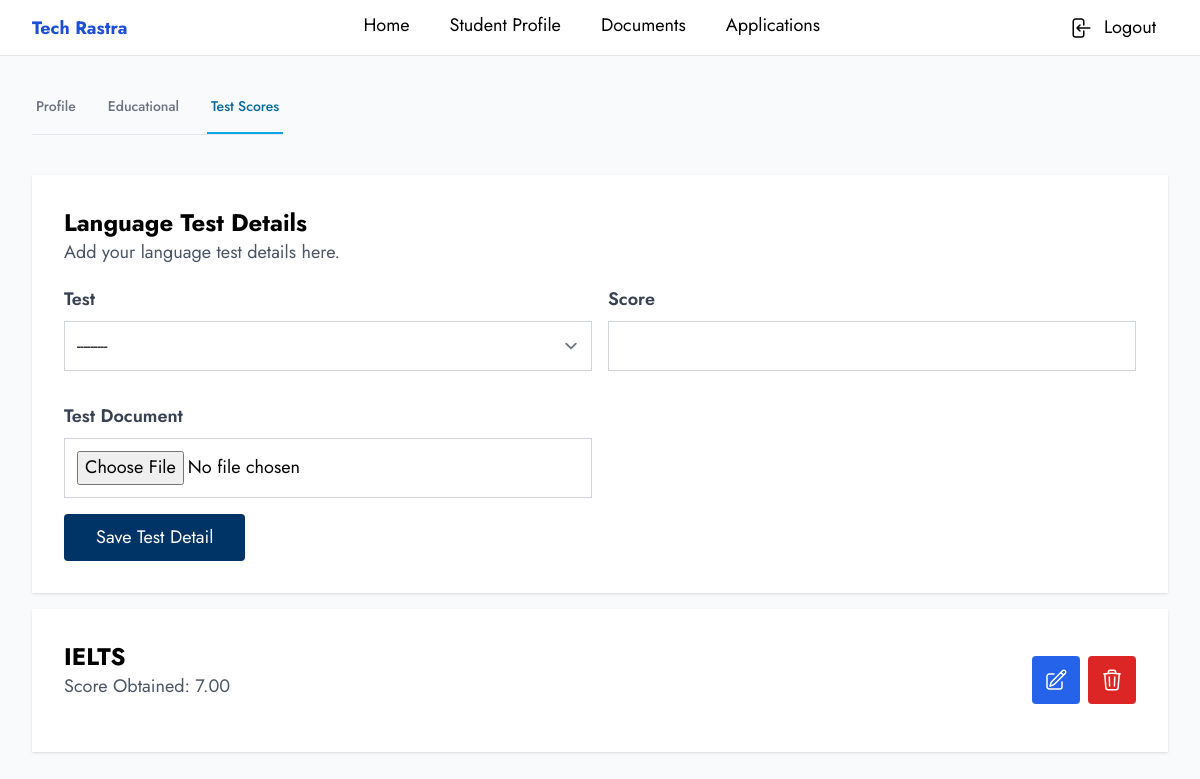
The page /student/profile/test-scores (signed in) on the database its author committed.
### users/models.py (models this page shows, shortened)
class Consultancy(models.Model):
    STATUS_CHOICES = (
        ("pending", "Pending"),
        ("approved", "Approved"),
        ("rejected", "Rejected"),
    )
    STATE_CHOICES = (
        ("Province 1", "Province 1"),
        ("Province 2", "Province 2"),
        ("Bagmati", "Bagmati"),
        ("Gandaki", "Gandaki"),
        ("Lumbini", "Lumbini"),
        ("Karnali", "Karnali"),
        ("Sudurpashchim", "Sudurpashchim"),
    )
    name = models.CharField(max_length=255, unique=True)
    company_email = models.EmailField(max_length=255, unique=True)
    user = models.OneToOneField(
        User,
        on_delete=models.CASCADE,
    )
    slug = models.SlugField(max_length=255, unique=True, blank=True)
    logo = models.ImageField(upload_to="consultancy", null=True, blank=True)
    website = models.URLField(max_length=255, null=True, blank=True)
    address = models.CharField(max_length=255)
    city = models.CharField(max_length=100)
    zip_code = models.CharField(max_length=10)
    state = models.CharField(max_length=100, choices=STATE_CHOICES)
    country = models.CharField(max_length=100)
    phone = models.CharField(max_length=15)
    whatsapp = models.CharField(max_length=15, null=True, blank=True)
    status = models.CharField(max_length=100, choices=STATUS_CHOICES, default="pending")
    created_at = models.DateTimeField(default=timezone.now)
    updated_at = models.DateTimeField(default=timezone.now)
    class Meta:
        db_table = "consultancy"
        verbose_name_plural = "Consultancies"

### student/models.py (models this page shows, shortened)
class LanguageTest(models.Model):
    TEST_CHOICES = (
        ("ielts", "IELTS"),
        ("toefl", "TOEFL"),
        ("pte", "PTE"),
        ("gre", "GRE"),
        ("gmat", "GMAT"),
        ("sat", "SAT"),
        ("jlpt", "JLPT"),
        ("korean language", "Korean Language"),
    )
    test = models.CharField(max_length=20, choices=TEST_CHOICES)
    score = models.DecimalField(max_digits=6, decimal_places=2)
    user = models.ForeignKey(User, on_delete=models.CASCADE, related_name="test_scores")
    test_document = models.FileField(upload_to="test_documents/")
    created_at = models.DateTimeField(auto_now_add=True)
    updated_at = models.DateTimeField(auto_now=True)
    class Meta:
        db_table = "language_test"
        verbose_name_plural = "Language Tests"
        unique_together = ("user", "test")

### student/views.py (the view, shortened to what this page needs)
@login_required(login_url="login")
def test_scores(request):
    if request.user.role != "student":
        messages.error(request, "You are not authorized to view this page.")
        return redirect("error")
    form = LanguageTestForm(request.POST or None, request.FILES or None)
    test_scores = LanguageTest.objects.filter(user=request.user).values(
        "test", "score", "id"
    )
    context = {"form": form, "test_scores": test_scores}
    return render(request, "student/test_scores.html", context)

### student/forms.py
class LanguageTestForm(forms.ModelForm):
    class Meta:
        model = LanguageTest
        fields = "__all__"
        exclude = ["user", "created_at", "updated_at"]
        labels = {
            "test": _("Test"),
            "score": _("Score"),
            "test_document": _("Test Document"),
        }
        widgets = {
            "test": forms.Select(attrs={"class": "input__text"}),
            "score": forms.NumberInput(attrs={"class": "input__text"}),
            "test_document": forms.FileInput(attrs={"class": "input__text"}),
        }

### users/context.py (called while the page is built)
def consultancy(request):
    is_profile_complete = False
    if request.user.is_authenticated:
        if request.user.role == "consultancy":
            consultancy = request.user.role == "consultancy"
            is_profile_complete = Consultancy.objects.filter(user=request.user).exists()
            return {
                "consultancy": consultancy,
                "is_profile_complete": is_profile_complete,
            }
        elif request.user.role == "student":
            consultancy = request.user.associated_with
            return {
                "student_consultancy": consultancy,
            }
    return {
        "consultancy": None,
        "is_profile_complete": False,
        "student_consultancy": None,
    }

### templates/student/test_scores.html (shortened to what this page needs)
{% extends 'base/profile_base.html' %}
{% block content %}
<div class="container mx-auto my-4">
    <div class="my-10">
        <div class="mt-8">
            {% include 'common/profile_tabs.html' %}
        </div>
    </div>
    <div class="bg-white w-full shadow p-5 md:p-8">
        <div class="mb-5">
            <h1 class="text-2xl font-bold">Language Test Details</h1>
            <p class="text-gray-600">
                Add your language test details here.
            </p>
        </div>
        <form id="test__form" method="POST" enctype="multipart/form-data" novalidate>
            <div class="grid grid-cols-1 md:grid-cols-2 gap-4 md:ga-8">
                {% for field in form %}
                <div class="mb-4">
                    <label for="{{ field.id_for_label }}" class="block text-gray-700 font-semibold mb-2">
                        {{ field.label }}
                    </label>
                    {{ field }}
                </div>
                {% endfor %}
            </div>
            <button id="test__submit" type="submit" class="btn__primary">Save Test Detail</button>
        </form>
    </div>
</div>
<div class="container mx-auto mb-4 md:mb-8">
    {% for score in test_scores %}
    <div class="bg-white w-full mb-5 shadow p-5 md:p-8 flex flex-col md:flex-row md:items-center justify-between">
        <div class="mb-5">
            <h1 class="text-lg md:text-2xl font-bold uppercase">{{score.test}}</h1>
            <p class="text-gray-600">
                Score Obtained: {{score.score}}
            </p>
        </div>
        <div class="flex gap-2 justify-start md:justify-center">
            <a href="{% url 'edit_test_score' score.id %}" class="text-white cursor-pointer bg-blue-600 p-3 rounded">
            </a>
            <form action="{% url 'delete_test_score' score.id %}" method="post" class="delete-form">
                <button type="button" class="text-white cursor-pointer bg-red-600 p-3 rounded delete-btn">
                </button>
            </form>
        </div>
    </div>
    {% endfor %}
</div>
{% endblock %}

### templates/common/profile_navbar.html (shortened to what this page needs)
<header class="bg-white shadow-xl border-b">
    <nav class="px-4 md:container md:mx-auto flex items-center justify-between">
        <div><span class="text-lg font-bold text-blue-700">{{student_consultancy.name}}</span></div>
        <div class="hidden md:flex justify-center gap-10">
            <a href="{% url 'student_home' %}"
                class="cursor-pointer py-3 border-b-4 {% if request.resolver_match.url_name == 'student_home' %} border-b-blue-700  {% else %} border-b-white {% endif %}">
                Home</a>
            <a href="{% url 'student_profile' %}"
                class="cursor-pointer py-3 border-b-4 {% if request.resolver_match.url_name == 'student_profile' %} border-b-blue-700  {% else %} border-b-white {% endif %}">
                Student Profile</a>
            <a href="{% url 'student_documents' %}"
                class="cursor-pointer py-3 border-b-4 {% if request.resolver_match.url_name == 'student_documents' %} border-b-blue-700  {% else %} border-b-white {% endif %}">
                Documents</a>
            <a href="{% url 'student_applications' %}"
                class="cursor-pointer py-3 border-b-4 {% if request.resolver_match.url_name == 'student_applications' %} border-b-blue-700  {% else %} border-b-white {% endif %}">
                Applications</a>
        </div>
        <div>
            <div>
                <a href="{% url 'logout' %}" class="flex items-center gap-3 p-3">
                    <span class="hidden md:inline">Logout</span>
                </a>
            </div>
        </div>
    </nav>
</header>

### rows shown on the page
Consultancy: name "Tech Rastra"
LanguageTest: test "IELTS", score "7.00"

### other values the page prints
{{ field.label }} "Test" "Score" "Test Document"
